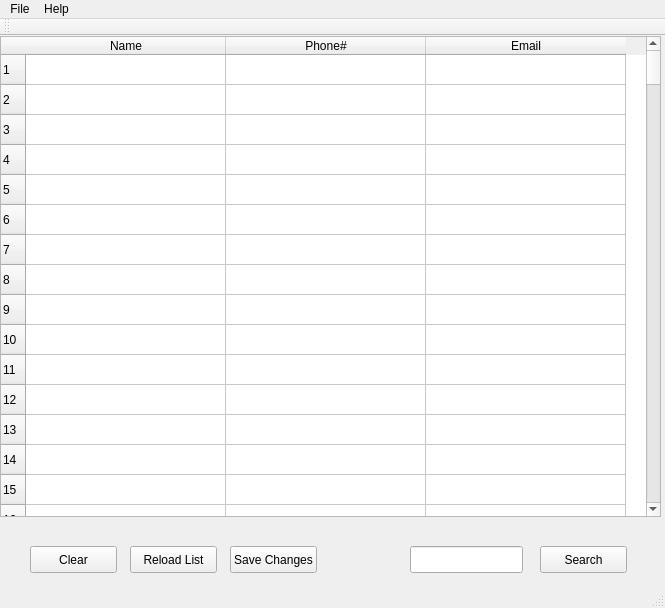
<?xml version="1.0" encoding="UTF-8"?>
<ui version="4.0">
 <class>MainWindow</class>
 <widget class="QMainWindow" name="MainWindow">
  <property name="geometry">
   <rect>
    <x>0</x>
    <y>0</y>
    <width>665</width>
    <height>608</height>
   </rect>
  </property>
  <property name="windowTitle">
   <string>Contacts</string>
  </property>
  <widget class="QWidget" name="centralWidget">
   <widget class="QTableWidget" name="tableWidget">
    <property name="geometry">
     <rect>
      <x>0</x>
      <y>0</y>
      <width>661</width>
      <height>481</height>
     </rect>
    </property>
    <property name="minimumSize">
     <size>
      <width>661</width>
      <height>0</height>
     </size>
    </property>
    <property name="showGrid">
     <bool>true</bool>
    </property>
    <property name="sortingEnabled">
     <bool>false</bool>
    </property>
    <property name="cornerButtonEnabled">
     <bool>true</bool>
    </property>
    <property name="rowCount">
     <number>200</number>
    </property>
    <property name="columnCount">
     <number>3</number>
    </property>
    <attribute name="horizontalHeaderCascadingSectionResizes">
     <bool>false</bool>
    </attribute>
    <attribute name="horizontalHeaderDefaultSectionSize">
     <number>200</number>
    </attribute>
    <attribute name="horizontalHeaderHighlightSections">
     <bool>true</bool>
    </attribute>
    <row/>
    <row/>
    <row/>
    <row/>
    <row/>
    <row/>
    <row/>
    <row/>
    <row/>
    <row/>
    <row/>
    <row/>
    <row/>
    <row/>
    <row/>
    <row/>
    <row/>
    <row/>
    <row/>
    <row/>
    <row/>
    <row/>
    <row/>
    <row/>
    <row/>
    <row/>
    <row/>
    <row/>
    <row/>
    <row/>
    <row/>
    <row/>
    <row/>
    <row/>
    <row/>
    <row/>
    <row/>
    <row/>
    <row/>
    <row/>
    <row/>
    <row/>
    <row/>
    <row/>
    <row/>
    <row/>
    <row/>
    <row/>
    <row/>
    <row/>
    <row/>
    <row/>
    <row/>
    <row/>
    <row/>
    <row/>
    <row/>
    <row/>
    <row/>
    <row/>
    <row/>
    <row/>
    <row/>
    <row/>
    <row/>
    <row/>
    <row/>
    <row/>
    <row/>
    <row/>
    <row/>
    <row/>
    <row/>
    <row/>
    <row/>
    <row/>
    <row/>
    <row/>
    <row/>
    <row/>
    <row/>
    <row/>
    <row/>
    <row/>
    <row/>
    <row/>
    <row/>
    <row/>
    <row/>
    <row/>
    <row/>
    <row/>
    <row/>
    <row/>
    <row/>
    <row/>
    <row/>
    <row/>
    <row/>
    <row/>
    <row/>
    <row/>
    <row/>
    <row/>
    <row/>
    <row/>
    <row/>
    <row/>
    <row/>
    <row/>
    <row/>
    <row/>
    <row/>
    <row/>
    <row/>
    <row/>
    <row/>
    <row/>
    <row/>
    <row/>
    <row/>
    <row/>
    <row/>
    <row/>
    <row/>
    <row/>
    <row/>
    <row/>
    <row/>
    <row/>
    <row/>
    <row/>
    <row/>
    <row/>
    <row/>
    <row/>
    <row/>
    <row/>
    <row/>
    <row/>
    <row/>
    <row/>
    <row/>
    <row/>
    <row/>
    <row/>
    <row/>
    <row/>
    <row/>
    <row/>
    <row/>
    <row/>
    <row/>
    <row/>
    <row/>
    <row/>
    <row/>
    <row/>
    <row/>
    <row/>
    <row/>
    <row/>
    <row/>
    <row/>
    <row/>
    <row/>
    <row/>
    <row/>
    <row/>
    <row/>
    <row/>
    <row/>
    <row/>
    <row/>
    <row/>
    <row/>
    <row/>
    <row/>
    <row/>
    <row/>
    <row/>
    <row/>
    <row/>
    <row/>
    <row/>
    <row/>
    <row/>
    <row/>
    <row/>
    <row/>
    <row/>
    <row/>
    <row/>
    <row/>
    <row/>
    <row/>
    <row/>
    <row/>
    <row/>
    <row/>
    <column>
     <property name="text">
      <string>Name</string>
     </property>
    </column>
    <column>
     <property name="text">
      <string>Phone#</string>
     </property>
    </column>
    <column>
     <property name="text">
      <string>Email</string>
     </property>
    </column>
   </widget>
   <widget class="QPushButton" name="btnReload">
    <property name="geometry">
     <rect>
      <x>130</x>
      <y>510</y>
      <width>87</width>
      <height>27</height>
     </rect>
    </property>
    <property name="text">
     <string>Reload List</string>
    </property>
   </widget>
   <widget class="QPushButton" name="btnSave">
    <property name="geometry">
     <rect>
      <x>230</x>
      <y>510</y>
      <width>87</width>
      <height>27</height>
     </rect>
    </property>
    <property name="text">
     <string>Save Changes</string>
    </property>
   </widget>
   <widget class="QPushButton" name="btnClear">
    <property name="geometry">
     <rect>
      <x>30</x>
      <y>510</y>
      <width>87</width>
      <height>27</height>
     </rect>
    </property>
    <property name="text">
     <string>Clear</string>
    </property>
   </widget>
   <widget class="QLineEdit" name="txtBoxSearch">
    <property name="geometry">
     <rect>
      <x>410</x>
      <y>510</y>
      <width>113</width>
      <height>27</height>
     </rect>
    </property>
   </widget>
   <widget class="QPushButton" name="btnSearch">
    <property name="geometry">
     <rect>
      <x>540</x>
      <y>510</y>
      <width>87</width>
      <height>27</height>
     </rect>
    </property>
    <property name="text">
     <string>Search</string>
    </property>
   </widget>
  </widget>
  <widget class="QMenuBar" name="menuBar">
   <property name="geometry">
    <rect>
     <x>0</x>
     <y>0</y>
     <width>665</width>
     <height>25</height>
    </rect>
   </property>
   <widget class="QMenu" name="menuFile">
    <property name="title">
     <string>File</string>
    </property>
    <addaction name="actionQuit"/>
   </widget>
   <widget class="QMenu" name="menuHelp">
    <property name="title">
     <string>Help</string>
    </property>
    <addaction name="actionAbout"/>
   </widget>
   <addaction name="menuFile"/>
   <addaction name="menuHelp"/>
  </widget>
  <widget class="QToolBar" name="mainToolBar">
   <attribute name="toolBarArea">
    <enum>TopToolBarArea</enum>
   </attribute>
   <attribute name="toolBarBreak">
    <bool>false</bool>
   </attribute>
  </widget>
  <widget class="QStatusBar" name="statusBar"/>
  <action name="actionQuit">
   <property name="text">
    <string>Quit</string>
   </property>
   <property name="shortcut">
    <string>Alt+Q</string>
   </property>
  </action>
  <action name="actionAbout">
   <property name="text">
    <string>About</string>
   </property>
   <property name="shortcut">
    <string>F1</string>
   </property>
  </action>
 </widget>
 <layoutdefault spacing="6" margin="11"/>
 <resources/>
 <connections/>
</ui>
